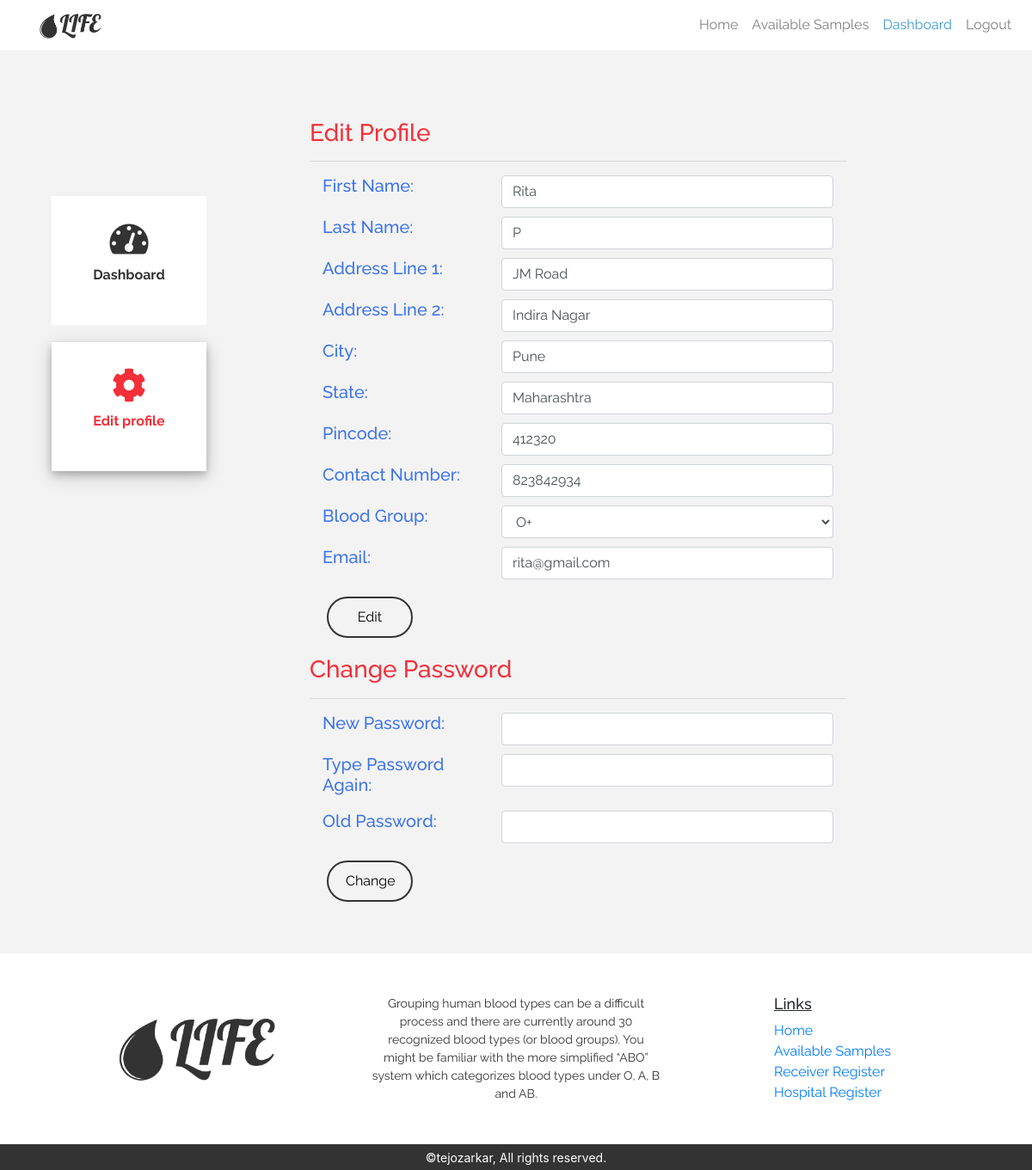
/receiver/edit.php (signed in), run on the app's committed database.
### tables this page shows
CREATE TABLE `receivers` (
  `id` int(11) NOT NULL,
  `first_name` varchar(20) NOT NULL,
  `last_name` varchar(20) NOT NULL,
  `address_line_1` varchar(255) NOT NULL,
  `address_line_2` varchar(255) NOT NULL,
  `city` varchar(20) NOT NULL,
  `state` varchar(20) NOT NULL,
  `pincode` int(11) NOT NULL,
  `contact_no` int(11) NOT NULL,
  `email` varchar(30) NOT NULL,
  `password` varchar(50) NOT NULL,
  `gender` varchar(8) NOT NULL,
  `blood_group` varchar(5) NOT NULL,
  `created_at` timestamp NOT NULL DEFAULT CURRENT_TIMESTAMP,
  `modified_at` timestamp NOT NULL DEFAULT CURRENT_TIMESTAMP ON UPDATE CURRENT_TIMESTAMP
);

### receiver/edit.php (the view, shortened to what this page needs)
<?php
 include "../components/header.php";
 include "../config/dbconnect.php";
    if ($_SESSION['id']!=null&&$_SESSION['user-type']=="receiver") {
        $user_id = $_SESSION['id'];
        $sql = "SELECT * FROM receivers
        WHERE id=$user_id";
        $query = mysqli_query($con,$sql);
        $result=mysqli_fetch_assoc($query);
        extract($result);
        ?>
        <div class="dashboard-main row">
        <div class="col-md-3">
                <div class="controls-receiver">
                    <a href="./dashboard.php">
                        <div class="control-box">
                            <i class="fas fa-tachometer-alt"></i>
                            <p>Dashboard</p>
                        </div>
                    </a>
                    <a href="./edit.php">
                        <div class="control-box control-active">
                        <i class="fas fa-cog"></i>
                            <p>Edit profile</p>
                        </div>
                    </a>
                </div>
            </div>
            <div class="col-md-9">
                 <div class="edit-main">
                     <form method="POST">
                     <h3>Edit Profile</h3><hr>
                     <div class="row">
                         <div class="col-md-4"> <h5>First Name:</h5></div>
                         <div class="col-md-8"><input value="<?php echo $first_name; ?>" name="fname" class="form-control" type="text"></div>
                     </div>
                     <div class="row">
                         <div class="col-md-4"> <h5>Last Name:</h5></div>
                         <div class="col-md-8"><input value="<?php echo $last_name; ?>" name="lname" class="form-control" type="text"></div>
                     </div>
                     <div class="row">
                         <div class="col-md-4"> <h5>Address Line 1:</h5></div>
                         <div class="col-md-8"><input value="<?php echo $address_line_1; ?>" name="address1"class="form-control" type="text"></div>
                     </div>
                     <div class="row">
                         <div class="col-md-4"> <h5>Address Line 2:</h5></div>
                         <div class="col-md-8"><input value="<?php echo $address_line_2; ?>" name="address2"class="form-control" type="text"></div>
                     </div>
                     <div class="row">
                         <div class="col-md-4"> <h5>City:</h5></div>
                         <div class="col-md-8"><input value="<?php echo $city; ?>" name="city"class="form-control" type="text"></div>
                     </div>
                     <div class="row">
                         <div class="col-md-4"> <h5>State:</h5></div>
                         <div class="col-md-8"><input value="<?php echo $state; ?>" name="state" class="form-control" type="text"></div>
                     </div>
                     <div class="row">
                         <div class="col-md-4"> <h5>Pincode:</h5></div>
                         <div class="col-md-8"><input  value="<?php echo $pincode; ?>" name="pincode"class="form-control"type="text"></div>
                     </div>
                     <div class="row">
                         <div class="col-md-4"> <h5>Contact Number:</h5></div>
                         <div class="col-md-8"><input value="<?php echo $contact_no; ?>" name="contact_no"class="form-control" type="text"></div>
                     </div>
                     <div class="row">
                         <div class="col-md-4"> <h5>Blood Group:</h5></div>
                         <div class="col-md-8">
                            <select name="blood_group" class="form-control">
                                <option value="O+" <?php echo($blood_group=='O+')? 'selected':''?>>O+</option>
                            </select>
                        </div>
                     </div>
                     <div class="row">
                         <div class="col-md-4"> <h5>Email:</h5></div>
                         <div class="col-md-8"><input value="<?php echo $email; ?>" name="email"class="form-control" type="text"></div>
                     </div>
                     <button type="submit" name="btn-edit-profile">Edit</button>
                    </form>
                     <h3>Change Password</h3>
                     <hr>
                     <form method="post">
                     <div class="row">
                         <div class="col-md-4"> <h5>New Password:</h5></div>
                         <div class="col-md-8"><input name="new_password" class="form-control" type="password"></div>
                     </div>
                     <div class="row">
                         <div class="col-md-4"> <h5>Type Password Again:</h5></div>
                         <div class="col-md-8"><input name="password_again" class="form-control" type="password"></div>
                     </div>
                     <div class="row">
                         <div class="col-md-4"> <h5>Old Password:</h5></div>
                         <div class="col-md-8"><input name="old_password" class="form-control" type="password"></div>
                     </div>
                     <button type="submit" name="btn-change-password">Change</button>
                     </form>
                 </div>
            </div>
        </div>
        <?php include "../components/scripts.php"; ?>
        <?php
    }
    include "../components/footer.php";
?>

### css/styles.css (style rules this page uses)
.footer .col-sm-4, .copyright, .content-side .content-side-filter, .login-side .login-side-filter, .statistics .card-statistics .col-md-8, .statistics .card-statistics .col-md-4, .registration-background .registration-content, .registration-background .registration-content .registration-box .registration-header, .availability-main .filter-main .filter-box .filter-header, .availability-main .list .list-card .blood-detail, .availability-main .list .list-card .request-box a, .dashboard-main .col-md-3 .controls a .control-box, .dashboard-main .col-md-3 .controls-receiver a .control-box, .dashboard-main .col-md-9 .dashboard-content .blood-availability .card-availability .card-blood-group, .dashboard-main .col-md-9 .request-card .request-card-left, .dashboard-main .col-md-9 .request-card .request-card-right, .dashboard-main .col-md-9 .receiver-request-card .status { display: flex; flex-direction: column; align-items: center; justify-content: center; }
* { margin: 0; padding: 0; }
.row { margin: 0; padding: 0; }
.dashboard-main { margin: 0; padding: 0; background: rgba(255, 255, 255, 0.555); }
.dashboard-main .col-md-3 { padding: 20px; }
.dashboard-main .col-md-3 .controls, .dashboard-main .col-md-3 .controls-receiver { width: 100%; }
.dashboard-main .col-md-3 .controls a, .dashboard-main .col-md-3 .controls-receiver a { text-decoration: none; color: #333; }
.dashboard-main .col-md-3 .controls a .control-box, .dashboard-main .col-md-3 .controls-receiver a .control-box { margin-top: 20px; height: 150px; background: #333; background: white; }
.dashboard-main .col-md-3 .controls a .control-box p, .dashboard-main .col-md-3 .controls-receiver a .control-box p { margin-top: 10px; font-weight: bold; }
.dashboard-main .col-md-3 .controls a .control-box i, .dashboard-main .col-md-3 .controls-receiver a .control-box i { font-size: 40px; }
.dashboard-main .col-md-9 { padding: 60px; }
.dashboard-main .col-md-9 .edit-main h3 { margin-top: 20px; color: #f32f39; }
.dashboard-main .col-md-9 .edit-main .row { margin-top: 10px; }
.dashboard-main .col-md-9 .edit-main h5 { color: #3c74ec; }
.dashboard-main .col-md-9 .edit-main button { margin-left: 20px; margin-top: 20px; width: 100px; padding: 10px 20px; background: rgba(0, 0, 0, 0); border: 2px solid #333; border-radius: 50px; cursor: pointer; }
.control-active { box-shadow: 0 4px 8px 0 rgba(0, 0, 0, 0.2), 0 6px 20px 0 rgba(0, 0, 0, 0.19); color: #f32f39; }
@media (min-width: 767.98px) { .controls, .controls-receiver { height: 600px; display: flex; flex-direction: column; align-items: center; justify-content: center; } }
@media (min-width: 767.98px) { .controls a .control-box, .controls-receiver a .control-box { width: 180px; } }
@media (min-width: 767.98px) { .edit-main { width: 80%; } }

### data on the page
receivers: fname "Rita", lname "P", address1 "JM Road", address2 "Indira Nagar", city "Pune", state "Maharashtra", pincode "412320", contact_no "823842934", blood_group "O+", email "rita@gmail.com"
